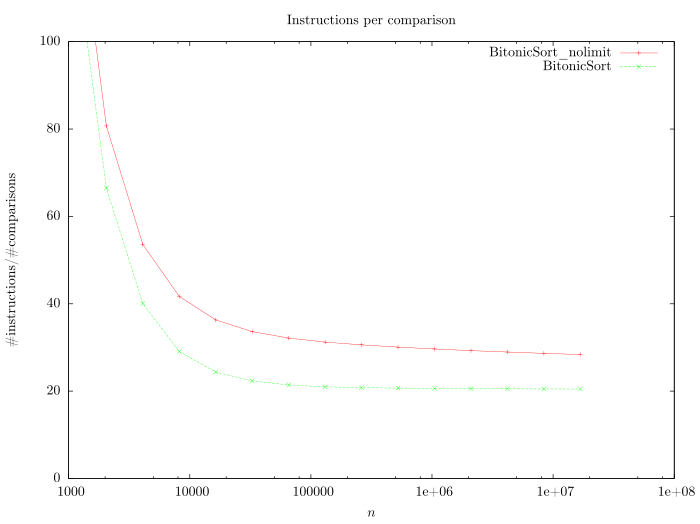

Recreate this plot in gnuplot.
set autoscale
set term epslatex size 7, 5.24 standalone color colortext 10
set output 'instructionscomparison.tex'
unset label                            # remove any previous labels
set xtic auto                          # set xtics automatically
set ytic auto                          # set ytics automatically
set title 'Instructions per comparison'
set xlabel '$n$'
set ylabel '\#instructions/\#comparisons'
set logscale x
set yrange[0:100]

plot  	'BitonicSortOld.res' using 1:($4/$5) title 'BitonicSort\_nolimit' with linespoints, \
		'BitonicSort.res' using 1:($4/$5) title 'BitonicSort' with linespoints
